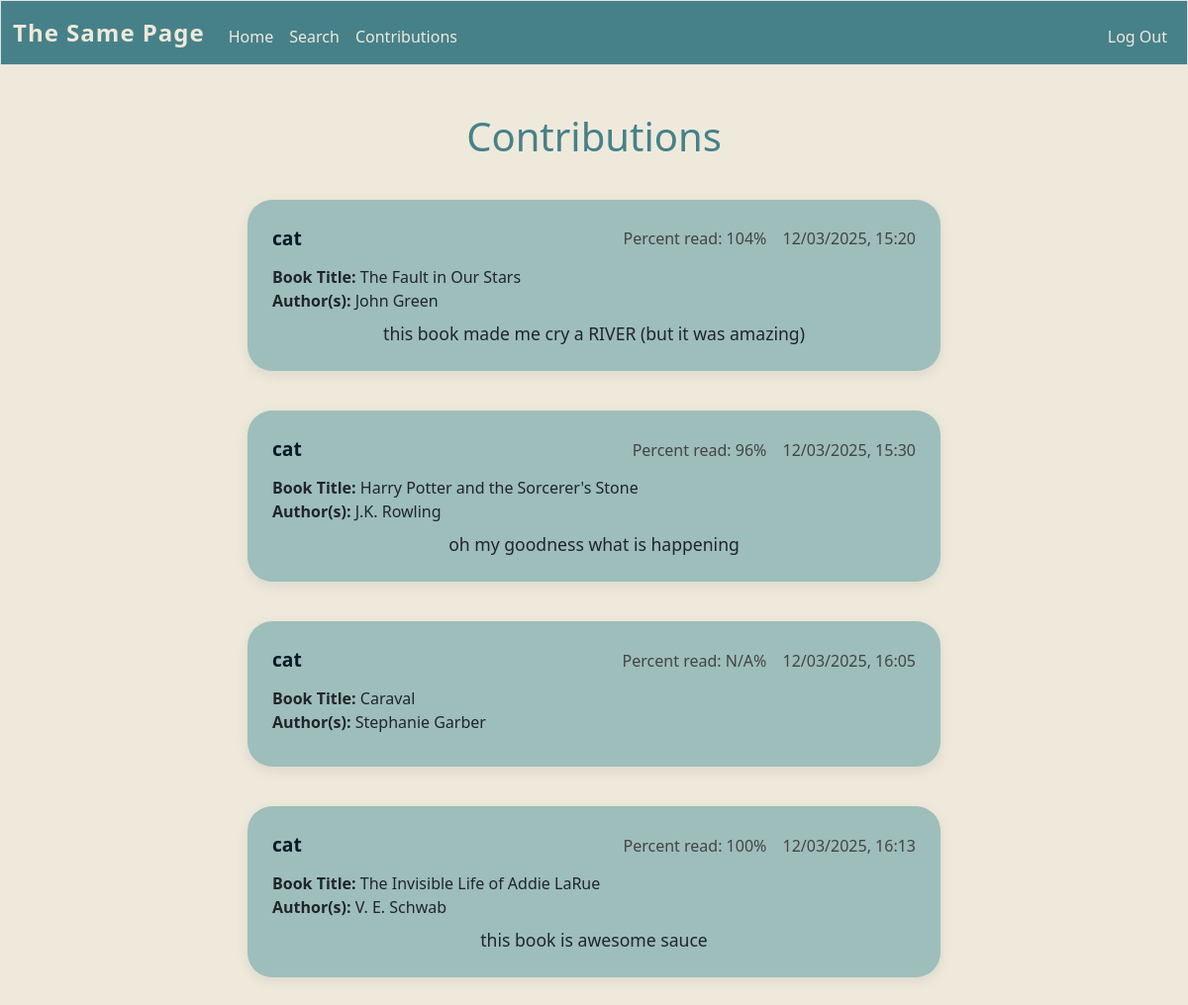
/contributions (signed in), run on the app's committed database.
### tables this page shows
CREATE TABLE forums (username TEXT NOT NULL, comment TEXT NOT NULL, parent_id INTEGER, time DATETIME, forum_id INTEGER, percentage TEXT, FOREIGN KEY (forum_id) REFERENCES chapters(forum_id));

CREATE TABLE chapters (title TEXT NOT NULL, author TEXT NOT NULL, forum_id INTEGER PRIMARY KEY AUTOINCREMENT NOT NULL, thumbnail TEXT, pageCount INTEGER);

### app.py (the view)
@app.route('/contributions', methods=['GET'])
def contributions():
    user_id = session["user_id"]
    username = executeSQL("SELECT username FROM users WHERE id = ?", (user_id,), False)[0][0]
    user_comments = executeSQL("SELECT * FROM forums WHERE username = ?", (username,), False)
    comments_info = []
    for comment in user_comments:
        book_id = comment[4]
        book_info = executeSQL("SELECT * FROM chapters WHERE forum_id = ?", (book_id,), False)
        if book_info:
            title = book_info[0][0]
            author = book_info[0][1]
        else:
            title = None
            author = None
        comments_info.append({"username":comment[0], "comment":comment[1], "date":comment[3], "percent":comment[5] ,"title":title, "author":author})
    return render_template("contributions.html", comments_info = comments_info)

### app.py (called while the page is built)
def executeSQL(command, args, needCommit):
    connection = sqlite3.connect('info.db')
    db = connection.cursor()
    db.execute(command, args)
    val = db.fetchall()
    if needCommit:
        connection.commit()
    connection.close()
    return val

@app.after_request
def after_request(response):
    response.headers["Cache-Control"] = "no-cache, no-store, must-revalidate"
    response.headers["Expires"] = 0
    response.headers["Pragma"] = "no-cache"
    return response

### templates/contributions.html (shortened to what this page needs)
{% extends "layout.html" %}
{% block main %}
    <h1>Contributions</h1>
    {% for comment in comments_info %}
    <div class = comment-box>
        <div class = comment-header>
            <div class="comment-username">
                {{comment['username']}}
            </div>
            <div class="comment-right">
                <span class="comment-percent">Percent read: {{comment['percent']}}%</span>
                <span class="comment-date">{{comment['date']}}</span>
            </div>
        </div>
        <div class = "comment-book">
            <div>
                <b>Book Title:</b> {{comment['title']}}
            </div>
            <div>
                <b>Author(s):</b> {{comment['author']}}
            </div>
        </div>
        <div class = "comment-text">
            {{comment['comment']}}
        </div>
    </div>
    {% endfor %}
{% endblock %}

### templates/layout.html (shortened to what this page needs)
<!DOCTYPE html>
<html lang="en">
    <head>
        <link href="https://cdn.jsdelivr.net/npm/bootstrap@5.3.8/dist/css/bootstrap.min.css" rel="stylesheet">
        <link href="/static/styles.css" rel="stylesheet">
        <link rel="stylesheet" href="https://cdnjs.cloudflare.com/ajax/libs/font-awesome/6.5.1/css/all.min.css">
    </head>
    <body>
        <nav class="border navbar navbar-expand-md navbar-light">
            <div class="container-fluid">
                <a class="navbar-brand" href="/"><span>The Same Page</span></a>
                <div class="collapse navbar-collapse" id="navbar">
                    {% if session["user_id"] %}
                        <ul class="navbar-nav me-auto mt-2">
                            <li class="nav-item"><a class="nav-link" href="/">Home</a></li>
                            <li class="nav-item"><a class="nav-link" href="/search">Search</a></li>
                            <li class="nav-item"><a class="nav-link" href="/contributions">Contributions</a></li>
                        </ul>
                        <ul class="navbar-nav ms-auto mt-2">
                            <li class="nav-item"><a class="nav-link" href="/logout">Log Out</a></li>
                        </ul>
                    {% else %}
                        <ul class="navbar-nav ms-auto mt-2">
                            <li class="nav-item"><a class="nav-link" href="/register">Register</a></li>
                            <li class="nav-item"><a class="nav-link" href="/login">Log In</a></li>
                        </ul>
                    {% endif %}
                </div>
            </div>
        </nav>
        <main class="container-fluid py-5 text-center">
            {% block main %}{% endblock %}
        </main>
    </body>
</html>

### static/styles.css (style rules this page uses)
:root { --dark: #031926; --dark-teal: #468189; --medium-teal: #77ACA2; --light-teal: #9DBEBB; --lightest-teal: #c0d8d6; --cream: #F4E9CD; --light-cream: #eee9db; --dark-cream: #e3dac3; --spacing-unit: 16px; }
nav.navbar { background-color: var(--dark-teal); border-bottom: 3px solid var(--dark); padding-top: 0.5rem; padding-bottom: 0.5rem; border-color: var(--dark); }
.navbar-brand span { color: var(--light-cream); background-color: var(--dark-teal); font-weight: 600; font-size: 1.5rem; letter-spacing: 1px; }
.navbar-nav .nav-link { color: var(--light-cream); font-weight: 500; padding-left: 1rem; padding-right: 1rem; transition: color 0.3s ease, background-color 0.3s ease; }
.navbar-collapse { background-color: var(--dark-teal); }
h1 { color: var(--dark-teal); }
body { background-color: var(--light-cream); }
.comment-box { background: var(--light-teal); padding: 25px; border-radius: 25px; box-shadow: 0 4px 14px rgba(0,0,0,0.08); margin: 40px auto; max-width: 700px; }
.comment-header { display: flex; justify-content: space-between; align-items: center; margin-bottom: 12px; font-weight: 600; }
.comment-right { text-align: right; white-space: nowrap; font-weight: 400; color: #444; }
.comment-percent, .comment-date { display: inline-block; margin-left: 12px; }
.comment-text { text-align: center; font-size: 1.1rem; margin-top: 8px; }
.comment-username { font-size: 1.2rem; font-weight: 700; color: var(--dark); }
.comment-book { text-align: left; }

### data on the page
forums: username "cat", percent "104", date "12/03/2025, 15:20", comment "this book made me cry a RIVER (but it was amazing)"
chapters: title "The Fault in Our Stars", author "John Green"
forums: username "cat", percent "96", date "12/03/2025, 15:30", comment "oh my goodness what is happening"
chapters: title "Harry Potter and the Sorcerer's Stone", author "J.K. Rowling"
forums: username "cat", percent "N/A", date "12/03/2025, 16:05"
chapters: title "Caraval", author "Stephanie Garber"
forums: username "cat", percent "100", date "12/03/2025, 16:13", comment "this book is awesome sauce"
chapters: title "The Invisible Life of Addie LaRue", author "V. E. Schwab"
